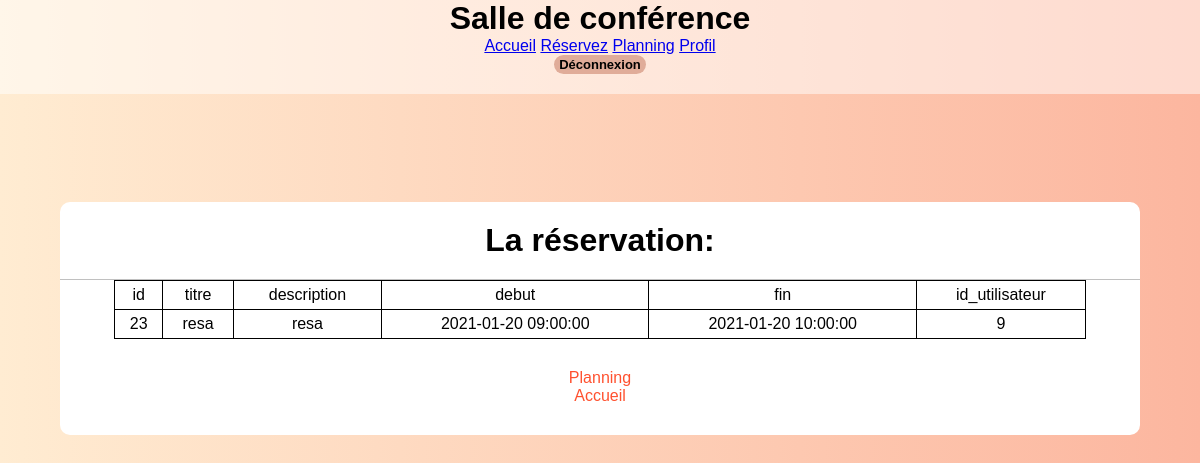
The app's page /reservation.php?id=23 (signed in) with its own data.
### tables this page shows
CREATE TABLE IF NOT EXISTS `reservations` (
  `id` int(11) NOT NULL AUTO_INCREMENT,
  `titre` varchar(255) NOT NULL,
  `description` text NOT NULL,
  `debut` datetime NOT NULL,
  `fin` datetime NOT NULL,
  `id_utilisateur` int(11) NOT NULL,
  PRIMARY KEY (`id`)
);

### classes/user-pdo.php (called while the page is built, shortened)
<?php
class user {
    private $db;
    public function __construct($login, $password, $bddpass = null)
    {
        $this->db = $this->db_connect();
    }
    public function db_connect() {
        $host = 'localhost';
        $dbs   = 'reservationsalles';
        $user = 'root';
        $password = '';
        $charset = 'utf8mb4';
        $dsn = "mysql:host=$host;dbname=$dbs;charset=$charset";
        try {
            $db = new PDO($dsn, $user, $password);
            $db->setAttribute(PDO::ATTR_ERRMODE, PDO::ERRMODE_EXCEPTION);
            return $db;
        }
        catch (PDOException $e)
        {
            exit($e->getMessage());
        }
    }
    public function showReservation()
    {
        $id = $_GET['id'];
        $sql= "SELECT * FROM `reservations` WHERE `id` = :id";
        $stm=$this->db->prepare($sql);
        $stm->execute(['id'=>$id]);
        $result = $stm->fetchAll(PDO::FETCH_ASSOC);
        return $result;
    }
    public function showTitleReservation()
    {
        $sql= "SELECT COLUMN_NAME FROM INFORMATION_SCHEMA.COLUMNS WHERE TABLE_NAME='reservations'";
        $stm=$this->db->prepare($sql);
        $stm->execute();
        $result = $stm->fetchAll(PDO::FETCH_ASSOC);
        return $result;
    }
}
?>

### reservation.php (the view, shortened to what this page needs)
<!DOCTYPE html>
<html lang="fr">
<head>
    <link rel="stylesheet" href="style.css">
</head>
<?php
if (isset($_SESSION['id'])) {
    require('classes/user-pdo.php');
    $user = new user(NULL, NULL);
    $user->connect();
}
else {
    header ('location: connexion.php');
}
?>
<body>
    <header>
        <h1>Salle de conférence</h1>
        <section>
            <a href="index.php">Accueil</a>
            <a href="reservation-form.php">Réservez</a>
            <a href="planning.php">Planning</a>
            <?php
            if (isset($_SESSION['login']))
                echo ('<a href="profil.php">Profil</a></section>
                    <form action="index.php" method="post"><input type="submit" name="deconnexion" id="logout" value="Déconnexion"/></form>');
            else if (!isset($_SESSION['login']))
                echo ('<a href="inscription.php">Inscription</a>
                    <a href="connexion.php">Connexion</a></section>');
            ?>
    </header>
    <div class="reservation">
        <h1>La réservation: </h1>
        <table>
            <thead>
            <tr>
                <?php
                $nomchamp = $user->showTitleReservation();
                foreach ($nomchamp as $result)
                {
                    foreach ($result as $key => $value) {
                        echo '<td>' .$value.'</td>';
                    }
                }
                ?>
            </tr>
            </thead>
            <tbody>
            <?php
            $all_result = $user->showReservation();
            foreach ($all_result as $result)
            {
                echo '<tr>';
                foreach ($result as $key => $value) {
                    echo '<td>' .$value.'</td>';
                }
                echo '</tr>';
            }
            ?>
            </tbody>
        </table>
        <div class="signup_link">
            <a href="planning.php">Planning</a> <br>
            <a href="index.php">Accueil</a>
        </div>
    </div>
</body>
</html>

### style.css (style rules this page uses)
* { margin: 0; padding: 0; box-sizing: border-box; }
body { margin: 0; padding: 0; font-family: 'Lucida Sans', 'Lucida Sans Regular', 'Lucida Grande', 'Lucida Sans Unicode', Geneva, Verdana, sans-serif; background-image: linear-gradient(to right, #ffecd2 0%, #fcb69f 100%); background-attachment: fixed; height: 100vh; width: 98%; overflow-x: hidden; }
header { width: 100vw; background-color: rgba(255, 255, 255, .5); padding: 0 0 20px 0; margin-bottom: 3rem; display: grid; place-items: center; }
#logout { width: auto; height: auto; background: none; color: black; font-size: small; background: #e0ac99; border: none; padding: 2px 5px; }
table { border-collapse: collapse; width: fit-content; margin: auto; margin-top: 20px; }
.reservation { position: absolute; left: 50%; margin-top: 5%; transform: translate(-50%); width: 90%; background-color: white; border-radius: 10px; padding-top: 20px; }
.reservation h1 { text-align: center; padding: 0 0 20px 0; border-bottom: 1px solid silver; }
.reservation table { width: 90%; margin: auto; }
.reservation table td { padding: 5px; text-align: center; border: black 1px solid; }
input[type="submit"], #deco { width: 100%; height: 50px; border: 1px solid #F09819; background-image: linear-gradient(to right, #FF512F 0%, #F09819 51%, #FF512F 100%); transition: 0.9s; background-size: 200% auto; border-radius: 25px; font-size: 18px; color: #e9f4fb; font-weight: 700; cursor: pointer; outline: none; }
.signup_link { margin: 30px 0; text-align: center; font-size: 16px; color: #666666; }
.signup_link a { color: #FF512F; text-decoration: none; }

### records on screen
reservations: id "23", titre "resa", description "resa", debut "2021-01-20 09:00:00", fin "2021-01-20 10:00:00", id_utilisateur "9"

### other values on screen
$value "id"
$value "titre"
$value "description"
$value "debut"
$value "fin"
$value "id_utilisateur"
